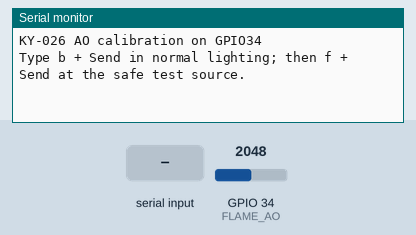
Simulated run of this sketch. Board: ESP32. Shown: the last lines printed to the serial monitor. The test bench sets the inputs (shaded band); at power-on: GPIO 34 (FLAME_AO) = 2048 (analog values on the 0–4095 scale).

Above: at 1.2 s.
1.3 s: GPIO 34 (FLAME_AO) set to 0
At 2.4 s:
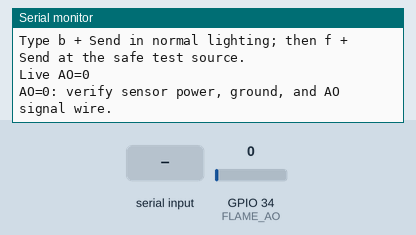
3.5 s: "b" received over Serial
6.0 s: "f" received over Serial
8.5 s: GPIO 34 (FLAME_AO) set to 491
At 9.5 s:
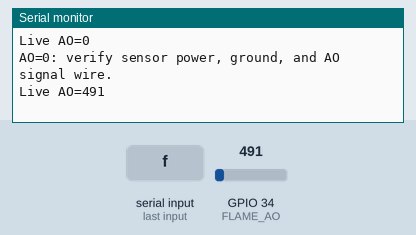

Measured:
- after the input at 1.3 s, the serial monitor: prints a new line after 0.70 s (image 1)
- after the input at 8.5 s, the serial monitor: prints a new line after 0.52 s (image 2)

The sketch:

FlameCalibration.ino
```cpp
/*
  KY-026 flame sensor calibration for DOIT ESP32 DEVKIT V1.
  No Wi-Fi, MQTT, display, or other sensors required.

  KY-026 AO  -> ESP32 GPIO34 (base board row S)
  KY-026 VCC -> ESP32 3V3 (base board row V ONLY if V is 3.3 V)
  KY-026 GND -> ESP32 GND (base board row G)
  KY-026 DO is not used.

  Serial Monitor: 115200 baud; send 'b' for background, 'f' for a
  supervised test source. Keep the sensor and source at the intended
  operating distance. No open flame is required for wiring checks.
*/

constexpr uint8_t FLAME_AO = 34;
constexpr int SAMPLE_COUNT = 100;
constexpr int SAMPLE_DELAY_MS = 10;

struct SampleRange {
  int low;
  int high;
  int average;
  bool valid;
};

SampleRange background = {0, 0, 0, false};
SampleRange testSource = {0, 0, 0, false};
unsigned long lastLivePrint = 0;

SampleRange capture() {
  int low = 4095;
  int high = 0;
  long total = 0;
  for (int i = 0; i < SAMPLE_COUNT; ++i) {
    const int value = analogRead(FLAME_AO);
    if (value < low) low = value;
    if (value > high) high = value;
    total += value;
    delay(SAMPLE_DELAY_MS);
  }
  return {low, high, static_cast<int>(total / SAMPLE_COUNT), true};
}

void printRange(const char* label, const SampleRange& r) {
  Serial.printf("%s: min=%d max=%d average=%d (0-4095)\n",
                label, r.low, r.high, r.average);
}

void suggestThreshold() {
  if (!background.valid || !testSource.valid) return;

  if (background.high == 0 || testSource.high == 0) {
    Serial.println("AO stays at 0: check 3V3, GND, AO->GPIO34, and base-board row alignment.");
    return;
  }
  if (testSource.high < background.low) {
    const int threshold = (testSource.high + background.low) / 2;
    Serial.printf("Suggested FLAME_ANALOG_MAX = %d\n", threshold);
    Serial.println("Confirm repeated samples still separate before changing the main sketch.");
  } else if (background.high < testSource.low) {
    Serial.println("Test source makes AO HIGHER, but main firmware assumes LOWER means flame.");
    Serial.println("Check the module and its labels before changing the detection rule.");
  } else {
    Serial.println("Ranges overlap. Change distance/lighting or adjust the module; no reliable threshold yet.");
  }
}

void setup() {
  Serial.begin(115200);
  analogReadResolution(12);
  Serial.println("KY-026 AO calibration on GPIO34");
  Serial.println("Type b + Send in normal lighting; then f + Send at the safe test source.");
}

void loop() {
  if (Serial.available()) {
    const char command = static_cast<char>(Serial.read());
    if (command == 'b' || command == 'B') {
      background = capture();
      printRange("Background", background);
      suggestThreshold();
    } else if (command == 'f' || command == 'F') {
      testSource = capture();
      printRange("Test source", testSource);
      suggestThreshold();
    }
  }

  if (millis() - lastLivePrint >= 2000) {
    lastLivePrint = millis();
    const int ao = analogRead(FLAME_AO);
    Serial.printf("Live AO=%d\n", ao);
    if (ao == 0) Serial.println("AO=0: verify sensor power, ground, and AO signal wire.");
  }
}
```
